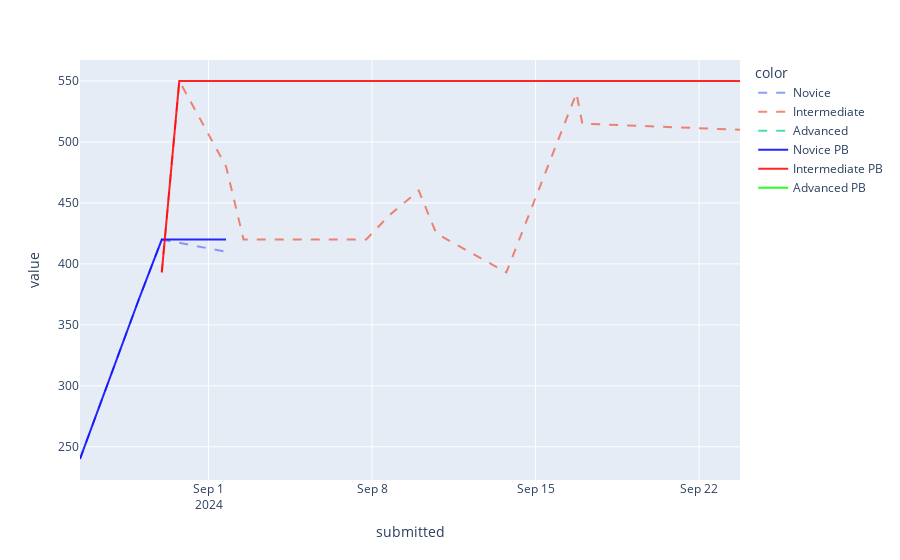

Notebook code cell kept with this figure:
### Code cell
scenarios = ['VT Pasu Rasp Novice', 'VT Bounceshot Novice', 'VT Pasu Rasp Intermediate', 'VT Bounceshot Intermediate', 'VT Pasu Rasp Advanced', 'VT Bounceshot Advanced']
plot_progress(df, scenarios, nov_dyn_cli, int_dyn_cli, adv_dyn_cli)

### Figure 1 — Plotly figure (JSON) as saved in the notebook; plotly's stock layout.template omitted (floating-point values rounded to 4 significant figures)
{"data": [{"hovertemplate": "color=Novice<br>variable=energy<br>submitted=%{x}<br>value=%{y}<extra></extra>", "legendgroup": "Novice", "line": {"color": "#636efa", "dash": "dash"}, "marker": {"symbol": "circle"}, "mode": "lines", "name": "Novice", "opacity": 0.7, "orientation": "v", "showlegend": true, "type": "scatter", "x": ["2024-08-26T12:00:00", "2024-08-29T00:00:00", "2024-08-30T00:00:00", "2024-09-01T18:00:00"], "xaxis": "x", "y": [240, 370, 420, 410], "yaxis": "y"}, {"hovertemplate": "color=Intermediate<br>variable=energy<br>submitted=%{x}<br>value=%{y}<extra></extra>", "legendgroup": "Intermediate", "line": {"color": "#EF553B", "dash": "dash"}, "marker": {"symbol": "circle"}, "mode": "lines", "name": "Intermediate", "opacity": 0.7, "orientation": "v", "showlegend": true, "type": "scatter", "x": ["2024-08-30T00:00:00", "2024-08-30T18:00:00", "2024-09-01T18:00:00", "2024-09-02T12:00:00", "2024-09-07T18:00:00", "2024-09-08T18:00:00", "2024-09-10T00:00:00", "2024-09-10T18:00:00", "2024-09-13T18:00:00", "2024-09-16T18:00:00", "2024-09-17T00:00:00", "2024-09-23T18:00:00"], "xaxis": "x", "y": [393, 550, 480, 420, 420, 440, 460, 425, 393, 540, 515, 510], "yaxis": "y"}, {"hovertemplate": "color=Advanced<br>variable=energy<br>submitted=%{x}<br>value=%{y}<extra></extra>", "legendgroup": "Advanced", "line": {"color": "#00cc96", "dash": "dash"}, "marker": {"symbol": "circle"}, "mode": "lines", "name": "Advanced", "opacity": 0.7, "orientation": "v", "showlegend": true, "type": "scatter", "x": ["2024-09-05T00:00:00"], "xaxis": "x", "y": [342], "yaxis": "y"}, {"line": {"color": "rgba(0,0,255,.85)"}, "mode": "lines", "name": "Novice PB", "type": "scatter", "x": ["2024-08-26T12:00:00", "2024-08-29T00:00:00", "2024-08-30T00:00:00", "2024-09-01T18:00:00"], "y": [240, 370, 420, 420]}, {"line": {"color": "rgba(255,0,0,.85)"}, "mode": "lines", "name": "Intermediate PB", "type": "scatter", "x": ["2024-08-30T00:00:00", "2024-08-30T18:00:00", "2024-09-01T18:00:00", "2024-09-02T12:00:00", "2024-09-07T18:00:00", "2024-09-08T18:00:00", "2024-09-10T00:00:00", "2024-09-10T18:00:00", "2024-09-13T18:00:00", "2024-09-16T18:00:00", "2024-09-17T00:00:00", "2024-09-23T18:00:00"], "y": [393, 550, 550, 550, 550, 550, 550, 550, 550, 550, 550, 550]}, {"line": {"color": "rgba(0,255,0,.85)"}, "mode": "lines", "name": "Advanced PB", "type": "scatter", "x": ["2024-09-05T00:00:00"], "y": [342]}], "layout": {"legend": {"title": {"text": "color"}, "tracegroupgap": 0}, "margin": {"t": 60}, "xaxis": {"anchor": "y", "domain": [0, 1], "title": {"text": "submitted"}}, "yaxis": {"anchor": "x", "domain": [0, 1], "title": {"text": "value"}}}}
